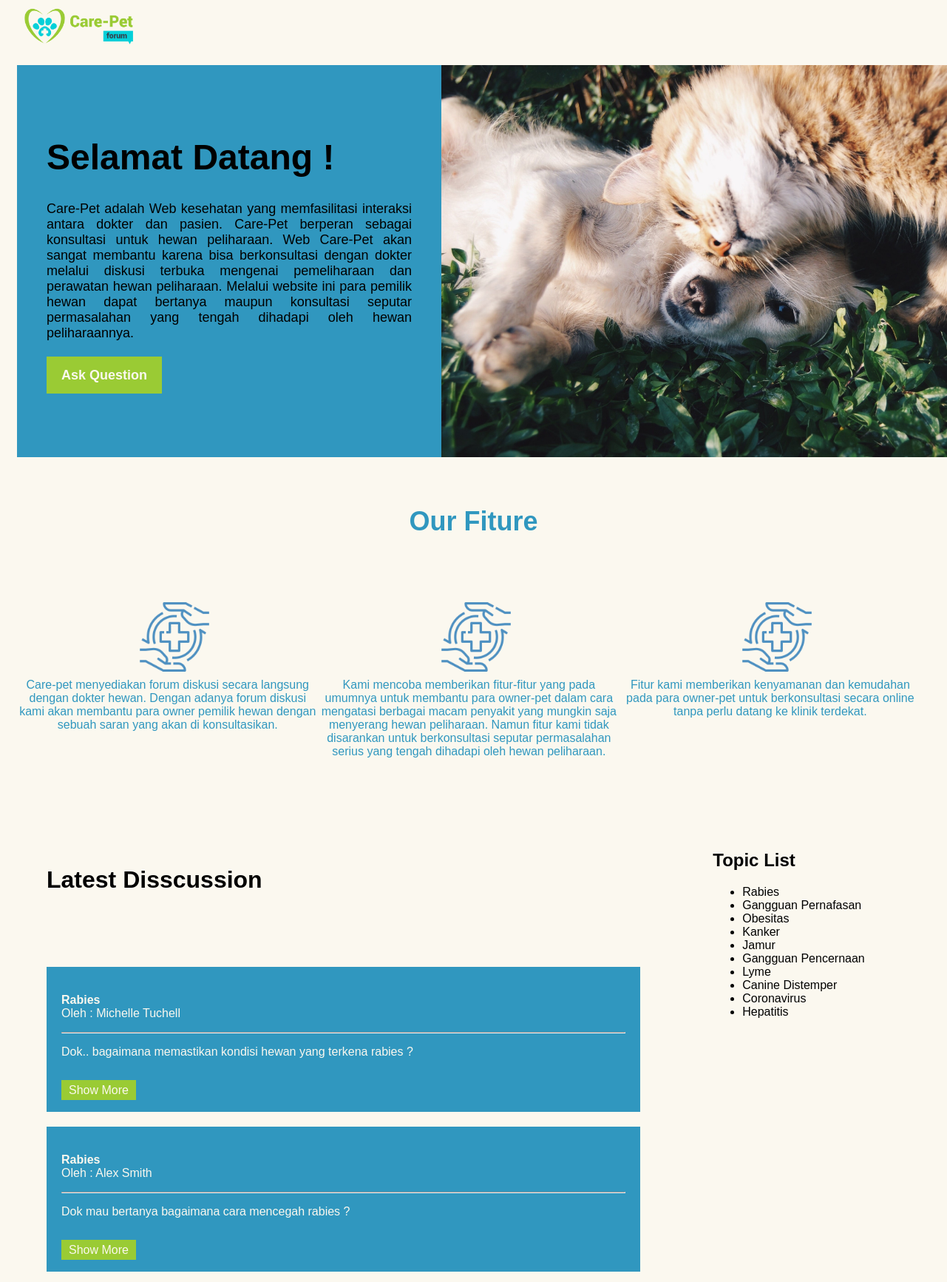
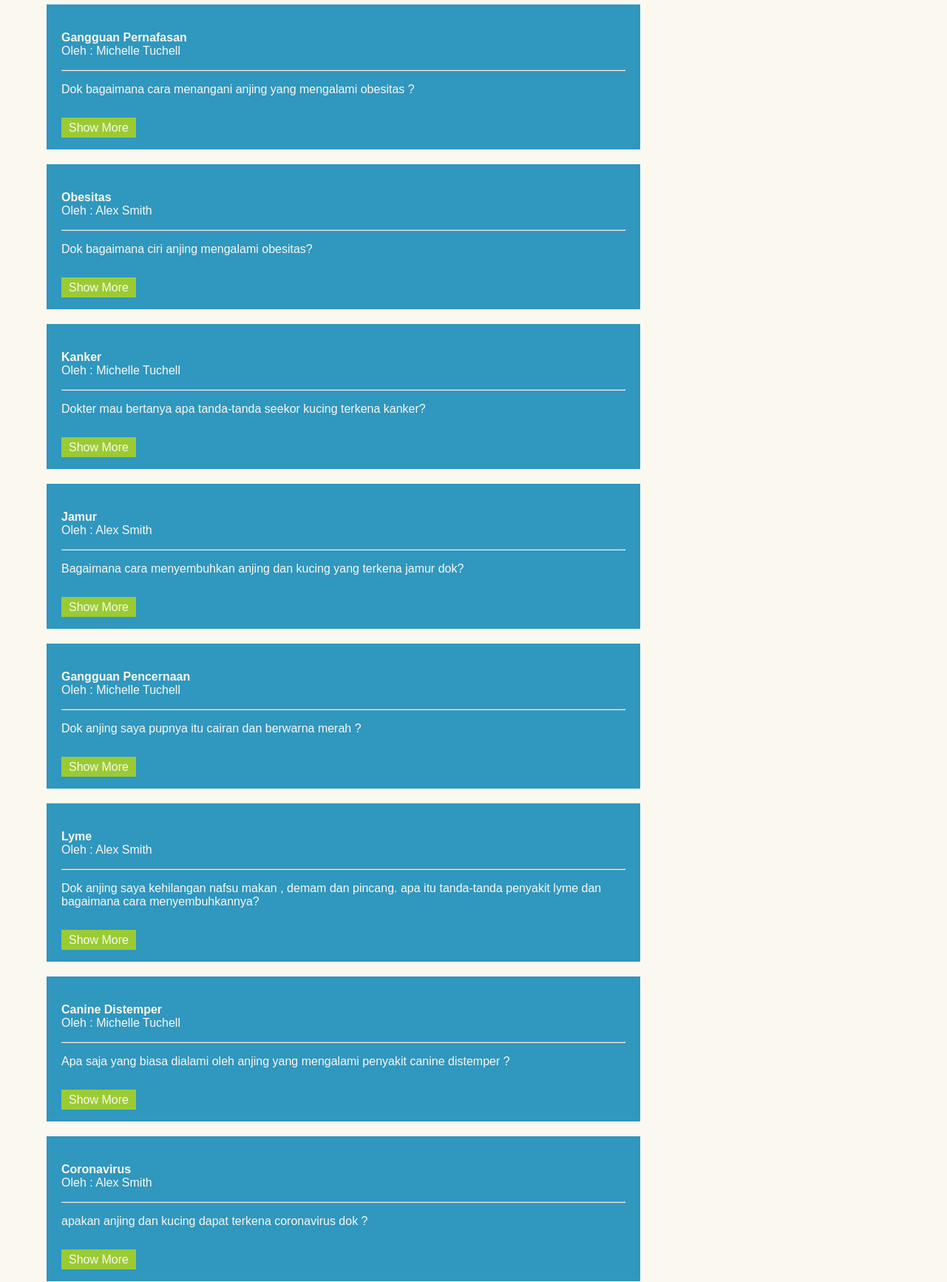
The page / (upper part) on the database its author committed (2 pictures, top to bottom).
### tables this page shows
CREATE TABLE `topic` (
  `id_topic` int(11) NOT NULL,
  `name_topic` varchar(255) DEFAULT NULL
);

CREATE TABLE `question` (
  `id_question` int(11) NOT NULL,
  `id_user` int(11) DEFAULT NULL,
  `id_topic` int(11) DEFAULT NULL,
  `content_question` text DEFAULT NULL
);

CREATE TABLE `users` (
  `id_user` int(11) NOT NULL,
  `id_status` int(11) DEFAULT NULL,
  `name_user` varchar(255) DEFAULT NULL,
  `email_user` varchar(255) DEFAULT NULL,
  `password_user` varchar(64) DEFAULT NULL,
  `phone_user` varchar(15) DEFAULT NULL
);

### landingPage.php (the view, shortened to what this page needs)
<!DOCTYPE html>
<html lang="en">
<head>
    <link rel="stylesheet" type="text/css" href="assets/css/styles.css">
</head>
<body>
    <?php include "pages/layout/header.php"; ?>
    <?php include "pages/layout/mainContent.php"; ?>
    <div class="wrapper">&emsp;</div>
    <div class="container">
        <div class="question-box">
            <h1>Latest Disscussion</h1>
        </div>
        <?php
        include "system/connect.php";
        ?>
        <div class="sidebar">
            <?php $statement2 = $db->query("SELECT * FROM topic"); ?>
            <div class="topic-list">
                <h2>Topic List</h2>
                <ul>
                    <?php foreach ($statement2 as $row2) {
                        echo "<li>{$row2['name_topic']}</li>";
                    }
                    ?>
                </ul>
            </div>
        </div>
        <div class="disscussion" id="disscussion">
            <?php
            $statement1 = $db->query("SELECT * FROM question a, topic b, users c WHERE a.id_user=c.id_user AND a.id_topic=b.id_topic");
            foreach ($statement1 as $row) {
                echo "<div class='disscuss-field'>";
                echo "<div class='topic-title'>";
                echo "<p><b>{$row['name_topic']}</b>";
                echo "<br>Oleh : {$row['name_user']}</p></div>";
                echo "<hr><div class='content-disscuss'>";
                echo "<p>{$row['content_question']}</p>";
                echo "<br><a href='view.php'>Show More</a>";
                echo "</div>";
                echo "</div>";
            }
            ?>
        </div>
    </div>
</body>
</html>

### index.php (shortened to what this page needs)
<?php
if (isset($_SESSION['name_user'])) {
    include "home.php";
} else {
    include "landingPage.php";
}

### pages/layout/header.php (shortened to what this page needs)
<div class="container">
    <nav class="navbar">
        <div class="navbar-left">
            <div class="logo">
                <img src="assets/img/logo.png" alt="logo">
            </div>
        </div>
    </nav>
</div>

### pages/layout/mainContent.php
<div class="container">
    <div class="main-content1">
        <div class="cont-left">
            <div class="text1">
                <h1>Selamat Datang !</h1>
                <p>Care-Pet adalah Web kesehatan yang memfasilitasi interaksi antara dokter dan pasien.
                    Care-Pet berperan sebagai konsultasi untuk hewan peliharaan. Web Care-Pet akan sangat membantu karena bisa berkonsultasi dengan dokter melalui diskusi terbuka mengenai pemeliharaan dan perawatan hewan peliharaan.
                    Melalui website ini para pemilik hewan dapat bertanya maupun konsultasi seputar permasalahan yang tengah dihadapi oleh hewan peliharaannya.</p><br>
                <a href="login.php">Ask Question</a>
            </div>
        </div>
        <div class="cont-right">
            <img src="assets/img/hero.jpg" alt="hero">
        </div>
    </div>
</div>
<div class="wrapper">&emsp;</div>
<div class="container">
    <div class="main-content2">
        <div class="title">
            <h1>Our Fiture</h1>
        </div>
        <div class="fiture">
            <div class="fit-1">
                <div class="imgfit">
                    <img src="assets/img/gambar2.png" alt="im">
                </div>
                <p>
                    Care-pet menyediakan forum diskusi secara langsung dengan dokter hewan. Dengan adanya forum diskusi kami akan membantu para owner pemilik hewan dengan sebuah saran yang akan di konsultasikan.
                </p>
            </div>
            <div class="fit-1">
                <div class="imgfit">
                    <img src="assets/img/gambar2.png" alt="im">
                </div>
                <p>
                    Kami mencoba memberikan fitur-fitur yang pada umumnya untuk membantu para owner-pet dalam cara mengatasi berbagai macam penyakit yang mungkin saja menyerang hewan peliharaan. Namun fitur kami tidak disarankan untuk berkonsultasi seputar permasalahan serius yang tengah dihadapi oleh hewan peliharaan.
                </p>
            </div>
            <div class="fit-1">
                <div class="imgfit">
                    <img src="assets/img/gambar2.png" alt="im">
                </div>
                <p>
                    Fitur kami memberikan kenyamanan dan kemudahan pada para owner-pet untuk berkonsultasi secara online tanpa perlu datang ke klinik terdekat.
                </p>
            </div>
        </div>
    </div>
</div>

### assets/css/styles.css (style rules this page uses)
body { background-color: #fbf8ef; font-family: Arial, Helvetica, sans-serif; }
.container { padding-left: 15px; padding-right: 15px; }
.wrapper { clear: both; margin: 0px; }
.navbar { overflow: hidden; width: auto; height: 60px; font-size: 18px; font-weight: bold; border-radius: 2px; }
.navbar-left { padding-left: 10px; float: left; }
.navbar .navbar-left img { width: 15%; }
.main-content1 { margin-top: 20px; }
.main-content1 .cont-left { width: 40%; margin: 0; height: 400px; padding: 65px 40px; float: left; background-color: #3097bf; }
.main-content1 .cont-left .text1 h1 { font-size: 48px; }
.main-content1 .cont-left .text1 p { font-size: 18px; text-align: justify; }
.main-content1 .cont-left .text1 a { padding: 15px 20px; background-color: #9acb34; color: #fbf8ef; text-decoration: none; font-size: 18px; font-weight: bold; }
.main-content1 .cont-right { width: 45%; float: left; }
.main-content1 .cont-right img { height: 530px; }
.main-content2 { padding: 20px 0; background-color: #fbf8ef; }
.main-content2 .title h1 { font-size: 36px; color: #3097bf; text-align: center; margin-bottom: 75px; }
.main-content2 .fiture { margin-bottom: 350px; }
.main-content2 .fiture .fit-1 { width: 33%; height: 100%; float: left; }
.main-content2 .fiture .fit-1 .imgfit { width: 20%; height: 100px; margin: auto; }
.main-content2 .fiture .fit-1 .imgfit img { max-width: 100px; max-height: 100px; margin: auto; padding-top: 10px; }
.main-content2 .fiture .fit-1 p { color: #3097bf; text-align: center; }
.question-box { width: 65%; float: left; padding: 25px 40px; }
.question-box h1 { padding: 10px 0; }
.sidebar { padding: 5px; width: 25%; float: right; }
.sidebar .topic-list { padding: 10px 20px; }
.disscussion { width: 65%; padding: 25px 40px; }
.disscussion .disscuss-field { padding: 20px 20px; color: #fbf8ef; background-color: #3097bf; margin-bottom: 20px; }
.disscussion .disscuss-field a { background-color: #9acb34; padding: 5px 10px; color: #fbf8ef; text-decoration: none; }

### rows shown on the page
topic: name_topic "Rabies"
topic: name_topic "Gangguan Pernafasan"
topic: name_topic "Obesitas"
topic: name_topic "Kanker"
topic: name_topic "Jamur"
topic: name_topic "Gangguan Pencernaan"
topic: name_topic "Lyme"
topic: name_topic "Canine Distemper"
topic: name_topic "Coronavirus"
topic: name_topic "Hepatitis"
question: id_topic.name_topic "Rabies", id_user.name_user "Michelle Tuchell", content_question "Dok.. bagaimana memastikan kondisi hewan yang terkena rabies ?"
question: id_topic.name_topic "Rabies", id_user.name_user "Alex Smith", content_question "Dok mau bertanya bagaimana cara mencegah rabies ?"
question: id_topic.name_topic "Gangguan Pernafasan", id_user.name_user "Michelle Tuchell", content_question "Dok bagaimana cara menangani anjing yang mengalami obesitas ?"
question: id_topic.name_topic "Obesitas", id_user.name_user "Alex Smith", content_question "Dok bagaimana ciri anjing mengalami obesitas?"
question: id_topic.name_topic "Kanker", id_user.name_user "Michelle Tuchell", content_question "Dokter mau bertanya apa tanda-tanda seekor kucing terkena kanker?"
question: id_topic.name_topic "Jamur", id_user.name_user "Alex Smith", content_question "Bagaimana cara menyembuhkan anjing dan kucing yang terkena jamur dok?"
question: id_topic.name_topic "Gangguan Pencernaan", id_user.name_user "Michelle Tuchell", content_question "Dok anjing saya pupnya itu cairan dan berwarna merah ?"
question: id_topic.name_topic "Lyme", id_user.name_user "Alex Smith", content_question "Dok anjing saya kehilangan nafsu makan , demam dan pincang. apa itu tanda-tanda penyakit lyme dan bagaimana cara menyembuhkannya?"
question: id_topic.name_topic "Canine Distemper", id_user.name_user "Michelle Tuchell", content_question "Apa saja yang biasa dialami oleh anjing yang mengalami penyakit canine distemper ?"
question: id_topic.name_topic "Coronavirus", id_user.name_user "Alex Smith", content_question "apakan anjing dan kucing dapat terkena coronavirus dok ?"
